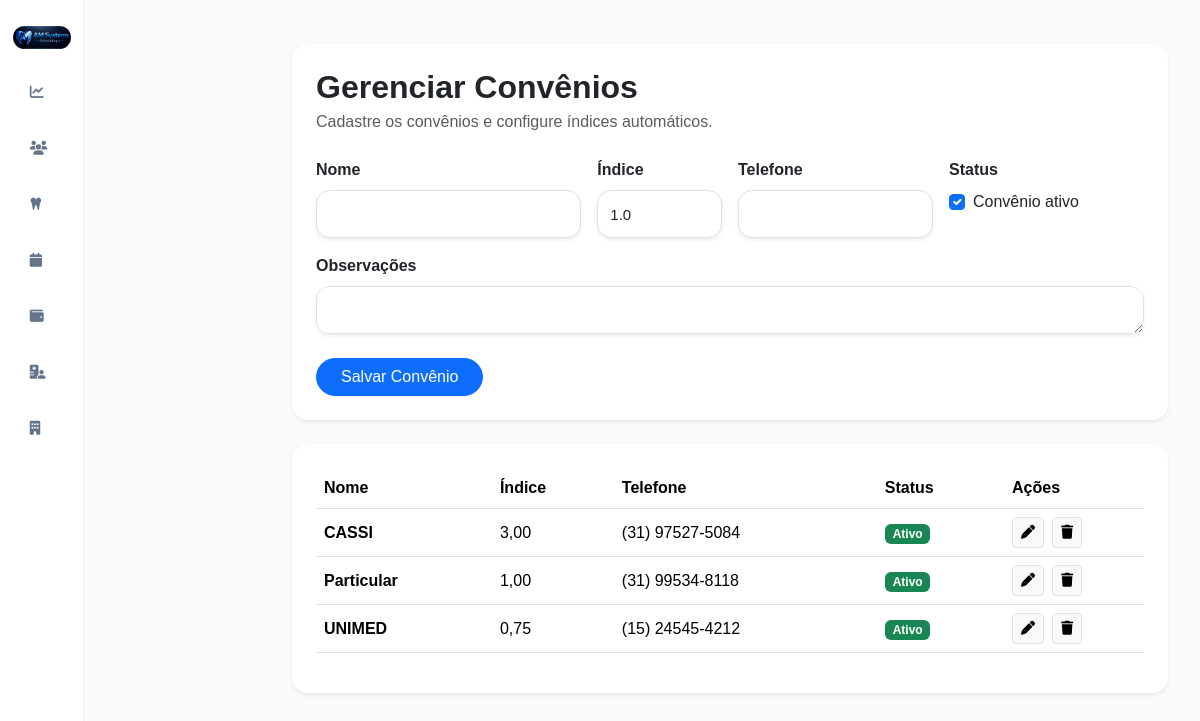
Before: /convenios/ (signed in) with the older database file.
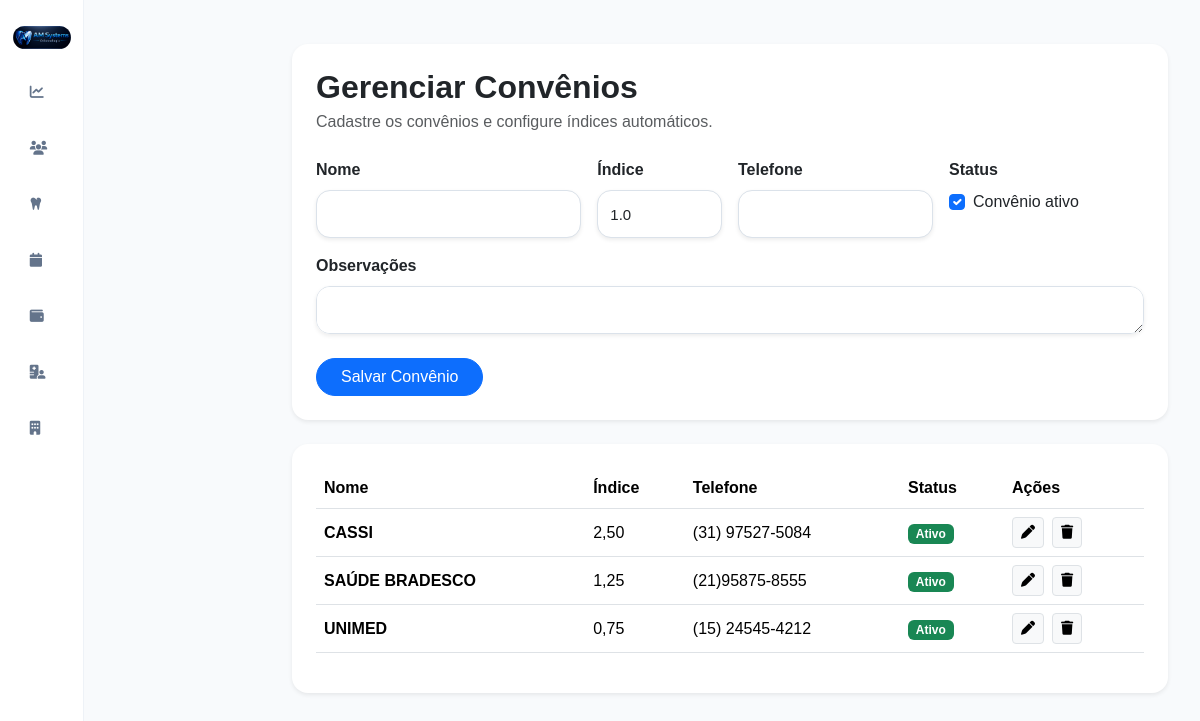
After: the same page with the newer database file.
### accounts/models.py (models this page shows, shortened)
class Convenio(models.Model):
    nome = models.CharField(
        max_length=150
    )
    indice = models.DecimalField(
        max_digits=5,
        decimal_places=2,
        default=1.00
    )
    telefone = models.CharField(
        max_length=20,
        blank=True,
        null=True
    )
    observacoes = models.TextField(
        blank=True,
        null=True
    )
    ativo = models.BooleanField(
        default=True
    )
    criado_em = models.DateTimeField(
        auto_now_add=True
    )

### accounts/views.py (the view)
@login_required(login_url='/')
def convenios(request):
    convenios = Convenio.objects.all().order_by('nome')
    form = ConvenioForm()
    if request.method == 'POST':
        form = ConvenioForm(request.POST)
        if form.is_valid():
            form.save()
            return redirect('convenios')
    context = {
        'form': form,
        'convenios': convenios
    }
    return render(
        request,
        'accounts/convenios.html',
        context
    )

### accounts/forms.py
class ConvenioForm(forms.ModelForm):
    class Meta:
        model = Convenio
        fields = [
            'nome',
            'indice',
            'telefone',
            'observacoes',
            'ativo'
        ]
        widgets = {
            'nome': forms.TextInput(
                attrs={
                    'class': 'form-control shadow-sm'
                }
            ),
            'indice': forms.NumberInput(
                attrs={
                    'class': 'form-control shadow-sm',
                    'step': '0.01'
                }
            ),
            'telefone': forms.TextInput(
                attrs={
                    'class': 'form-control shadow-sm'
                }
            ),
            'observacoes': forms.Textarea(
                attrs={
                    'class': 'form-control shadow-sm',
                    'rows': 3
                }
            ),
            'ativo': forms.CheckboxInput(
                attrs={
                    'class': 'form-check-input'
                }
            )
        }

### accounts/templates/accounts/convenios.html (shortened to what this page needs)
{% extends 'accounts/base.html' %}
{% block content %}
<div class="container-fluid py-4">
    <div class="card border-0 shadow-sm rounded-4">
        <div class="card-body p-4">
            <h2 class="fw-bold mb-1">
                Gerenciar Convênios
            </h2>
            <p class="text-muted mb-4">
                Cadastre os convênios e configure índices automáticos.
            </p>
            <form method="POST">
                <div class="row g-3">
                    <div class="col-md-4">
                        <label class="form-label fw-semibold">
                            Nome
                        </label>
                        {{ form.nome }}
                    </div>
                    <div class="col-md-2">
                        <label class="form-label fw-semibold">
                            Índice
                        </label>
                        {{ form.indice }}
                    </div>
                    <div class="col-md-3">
                        <label class="form-label fw-semibold">
                            Telefone
                        </label>
                        {{ form.telefone }}
                    </div>
                    <div class="col-md-3">
                        <label class="form-label fw-semibold d-block">
                            Status
                        </label>
                        <div class="form-check mt-2">
                            {{ form.ativo }}
                            <label class="form-check-label">
                                Convênio ativo
                            </label>
                        </div>
                    </div>
                    <div class="col-12">
                        <label class="form-label fw-semibold">
                            Observações
                        </label>
                        {{ form.observacoes }}
                    </div>
                </div>
                <button class="btn btn-primary rounded-pill px-4 mt-4">
                    Salvar Convênio
                </button>
            </form>
        </div>
    </div>
    <div class="card border-0 shadow-sm rounded-4 mt-4">
        <div class="card-body p-4">
            <div class="table-responsive">
                <table class="table align-middle">
                    <thead>
                        <tr>
                            <th>Nome</th>
                            <th>Índice</th>
                            <th>Telefone</th>
                            <th>Status</th>
                             <th width="140">Ações</th>
                        </tr>
                    </thead>
                   <tbody>
    {% for convenio in convenios %}
    <tr>
        <td>
            <strong>
                {{ convenio.nome }}
            </strong>
        </td>
        <td>
            {{ convenio.indice }}
        </td>
        <td>
            {{ convenio.telefone }}
        </td>
        <td>
            {% if convenio.ativo %}
                <span class="badge bg-success">
                    Ativo
                </span>
            {% else %}
                <span class="badge bg-secondary">
                    Inativo
                </span>
            {% endif %}
        </td>
        <td>
            <div class="d-flex gap-2">
                <a
                    href="{% url 'editar_convenio' convenio.id %}"
                    class="btn btn-sm btn-light border"
                >
                    <i class="fa-solid fa-pen"></i>
                </a>
                <a
                    href="{% url 'excluir_convenio' convenio.id %}"
                    class="btn btn-sm btn-light border"
                    onclick="return confirm('Deseja excluir este convênio?')"
                >
                    <i class="fa-solid fa-trash"></i>
                </a>
            </div>
        </td>
    </tr>
    {% empty %}
    <tr>
        <td colspan="5">
            Nenhum convênio cadastrado.
        </td>
    </tr>
    {% endfor %}
</tbody>
                </table>
            </div>
        </div>
    </div>
</div>
{% endblock %}

Changed rows visible on the page:
removed Convenio: nome "Particular", indice "1,00", telefone "(31) 99534-8118", ativo "Ativo"
changed Convenio "CASSI": indice "3,00" → "2,50"
added Convenio: nome "SAÚDE BRADESCO", indice "1,25", telefone "(21)95875-8555", ativo "Ativo"
